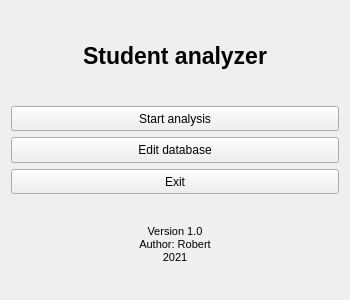
<?xml version="1.0" encoding="UTF-8"?>
<ui version="4.0">
 <class>Form</class>
 <widget class="QWidget" name="Form">
  <property name="geometry">
   <rect>
    <x>0</x>
    <y>0</y>
    <width>350</width>
    <height>300</height>
   </rect>
  </property>
  <property name="sizePolicy">
   <sizepolicy hsizetype="Expanding" vsizetype="Expanding">
    <horstretch>0</horstretch>
    <verstretch>0</verstretch>
   </sizepolicy>
  </property>
  <property name="minimumSize">
   <size>
    <width>350</width>
    <height>300</height>
   </size>
  </property>
  <property name="maximumSize">
   <size>
    <width>99999</width>
    <height>99999</height>
   </size>
  </property>
  <property name="windowTitle">
   <string>Form</string>
  </property>
  <layout class="QVBoxLayout" name="verticalLayout_2">
   <item>
    <widget class="QLabel" name="label_2">
     <property name="sizePolicy">
      <sizepolicy hsizetype="Preferred" vsizetype="Preferred">
       <horstretch>0</horstretch>
       <verstretch>0</verstretch>
      </sizepolicy>
     </property>
     <property name="font">
      <font>
       <pointsize>17</pointsize>
       <weight>75</weight>
       <bold>true</bold>
      </font>
     </property>
     <property name="text">
      <string>Student analyzer</string>
     </property>
     <property name="alignment">
      <set>Qt::AlignCenter</set>
     </property>
    </widget>
   </item>
   <item>
    <layout class="QVBoxLayout" name="verticalLayout">
     <item>
      <widget class="QPushButton" name="pushButton">
       <property name="sizePolicy">
        <sizepolicy hsizetype="Minimum" vsizetype="Minimum">
         <horstretch>0</horstretch>
         <verstretch>0</verstretch>
        </sizepolicy>
       </property>
       <property name="text">
        <string>Start analysis</string>
       </property>
      </widget>
     </item>
     <item>
      <widget class="QPushButton" name="pushButton_2">
       <property name="sizePolicy">
        <sizepolicy hsizetype="Minimum" vsizetype="Minimum">
         <horstretch>0</horstretch>
         <verstretch>0</verstretch>
        </sizepolicy>
       </property>
       <property name="text">
        <string>Edit database</string>
       </property>
      </widget>
     </item>
     <item>
      <widget class="QPushButton" name="pushButton_3">
       <property name="sizePolicy">
        <sizepolicy hsizetype="Minimum" vsizetype="Minimum">
         <horstretch>0</horstretch>
         <verstretch>0</verstretch>
        </sizepolicy>
       </property>
       <property name="text">
        <string>Exit</string>
       </property>
      </widget>
     </item>
    </layout>
   </item>
   <item>
    <widget class="QLabel" name="label">
     <property name="sizePolicy">
      <sizepolicy hsizetype="Preferred" vsizetype="Preferred">
       <horstretch>0</horstretch>
       <verstretch>0</verstretch>
      </sizepolicy>
     </property>
     <property name="font">
      <font>
       <pointsize>8</pointsize>
      </font>
     </property>
     <property name="text">
      <string>Version 1.0
Author: Robert
2021</string>
     </property>
     <property name="alignment">
      <set>Qt::AlignCenter</set>
     </property>
    </widget>
   </item>
  </layout>
 </widget>
 <resources/>
 <connections/>
</ui>
